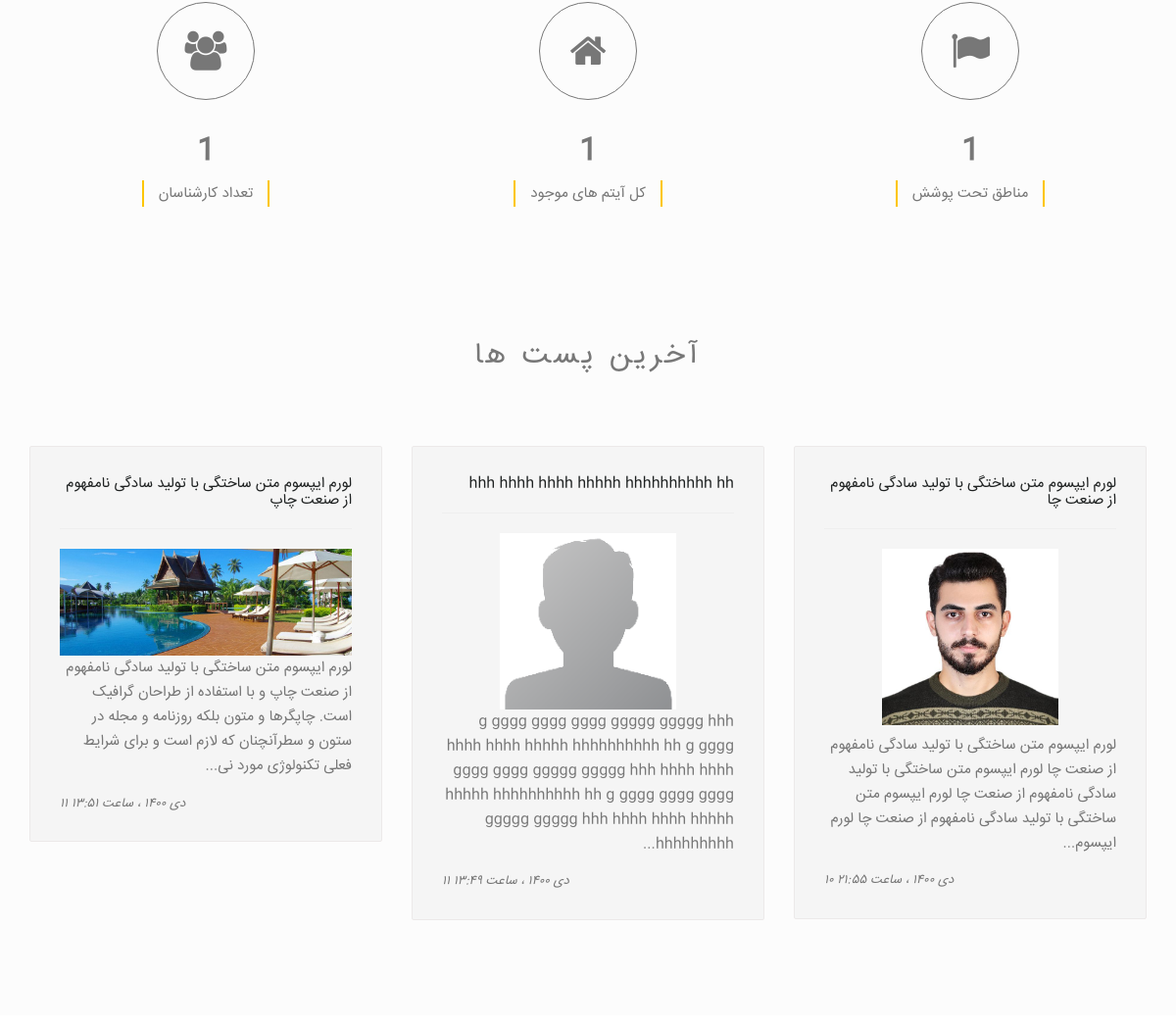
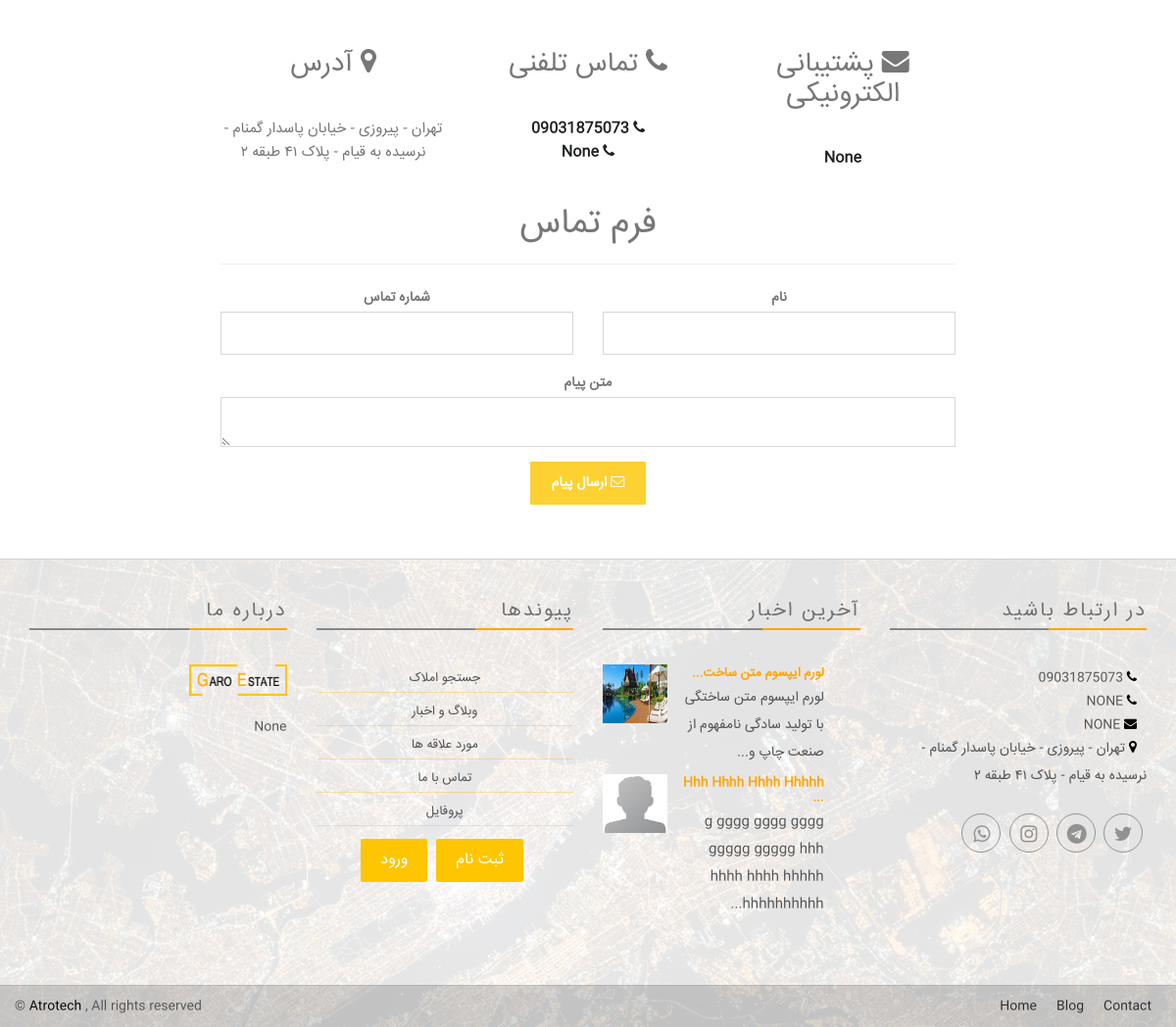
The app's page / (lower part), older data (2 pictures, top to bottom).
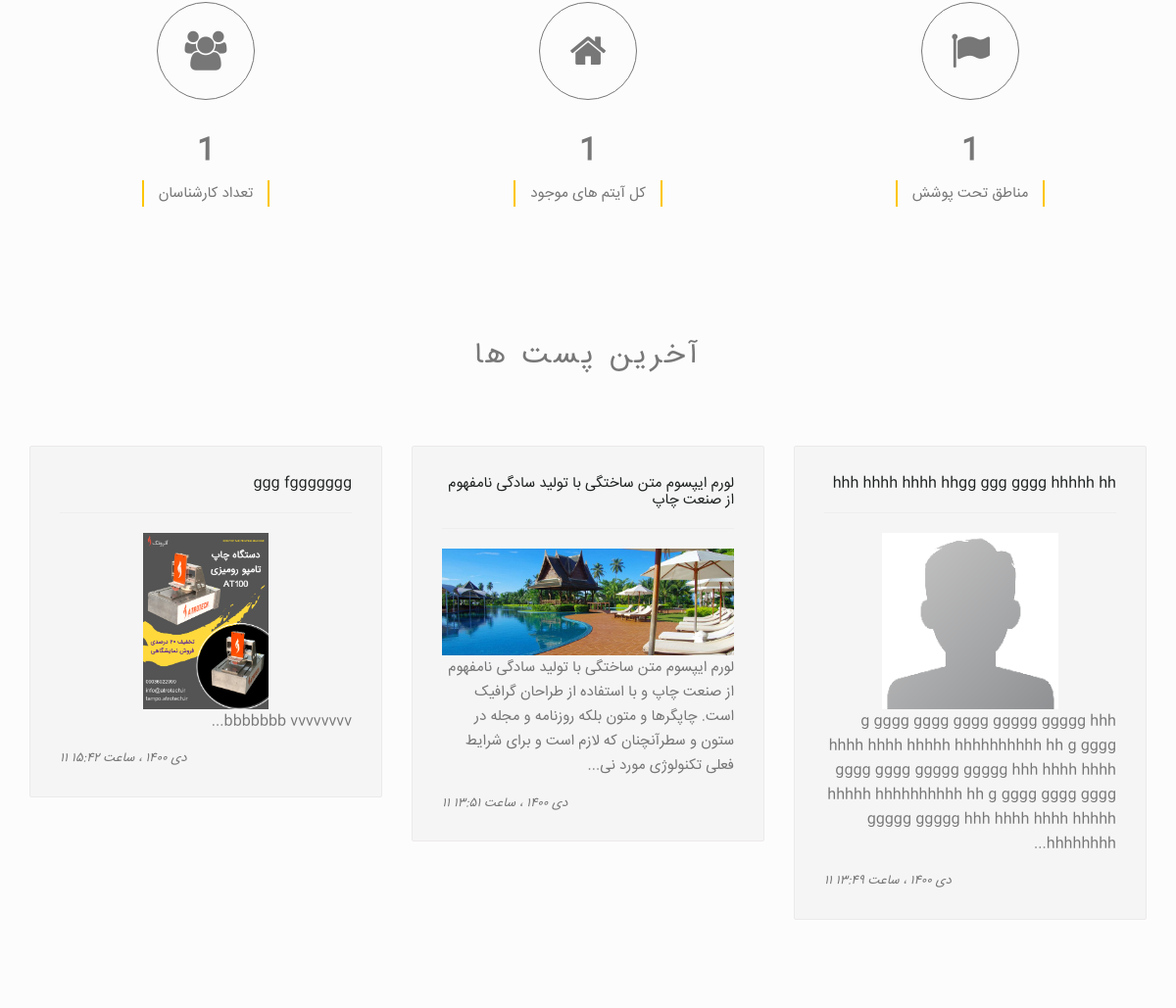
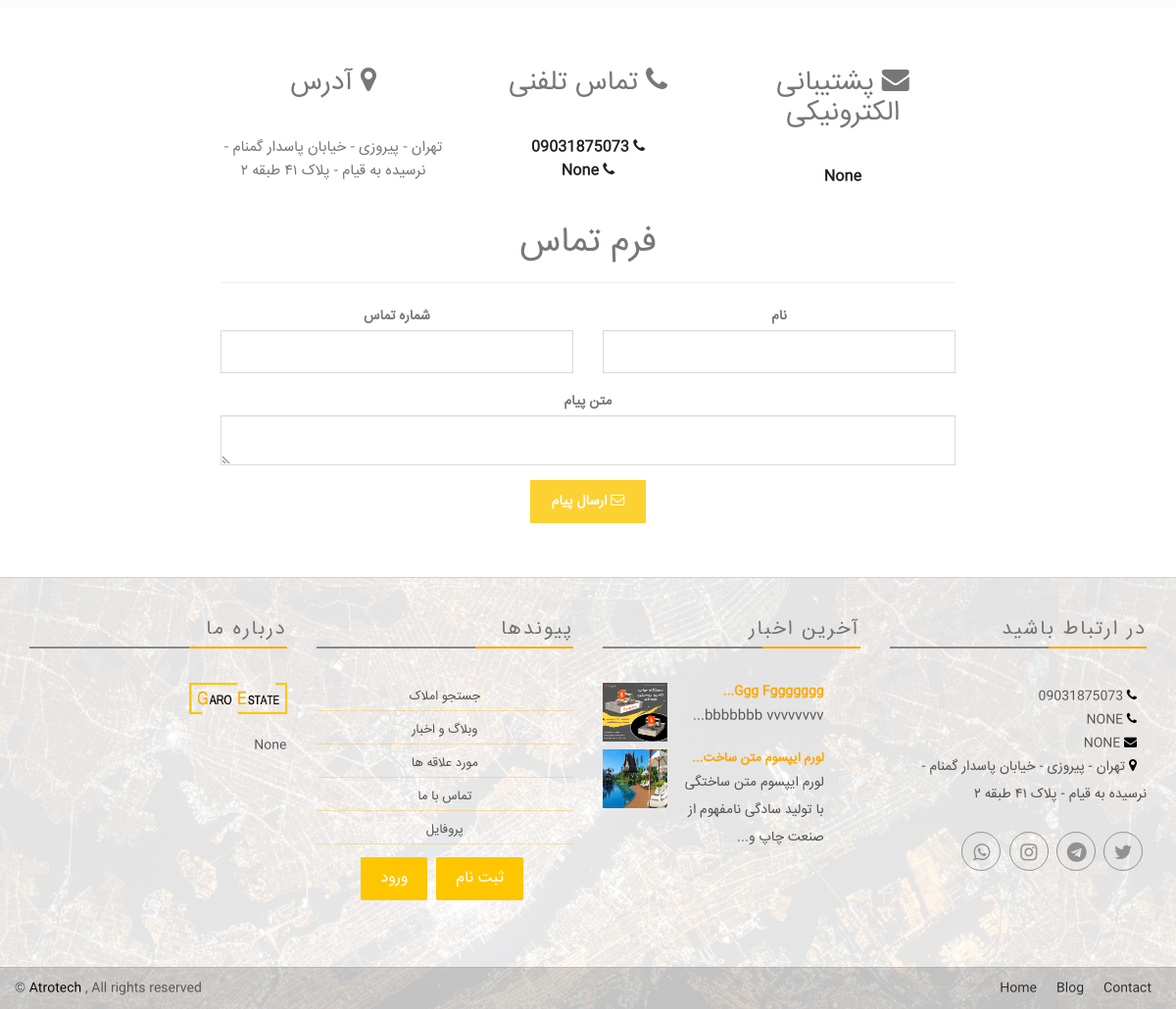
The same page, newer data (2 pictures, top to bottom).
### blogApp/models.py (models this page shows, shortened)
class Post(models.Model):
    title = models.CharField(max_length=255, verbose_name="عنوان")
    slug = models.SlugField(max_length=255, null=True, blank=True, verbose_name="نشانی پیوند (link)")
    author = models.ForeignKey(User, on_delete=models.CASCADE, verbose_name="نویسنده")
    img = models.ImageField(upload_to='blog', null=True, verbose_name="تصویر")
    body = RichTextField(blank=False, null=True, verbose_name="متن")
    comments = models.ManyToManyField(PostComment, blank=True, verbose_name="نظرات")
    post_date = models.DateTimeField(auto_now_add=True)
    category = models.ForeignKey(Categories, null=True, on_delete=models.PROTECT, related_name='category_set', verbose_name="دسته بندی")
    def j_post_date(self):
        return jalali_converter(self.post_date)
    class Meta:
      verbose_name = "پست"
      verbose_name_plural = "پست ها"

### app/views.py (the view)
# urls.py: path('', views.index, name='home'),
def index(request):
    img = models.Slider.objects.all()
    item_img = models.ItemImage.objects.all()
    items = models.Item.objects.filter(available=True).order_by("-date")[:11]
    all_items_count = models.Item.objects.filter(available=True).count()
    all_area_count = models.Area.objects.all().count()
    areas = models.Area.objects.all()
    fav = models.Fav.objects.all()
    context = {'img':img,
    'items':items,
    'item_img':item_img,
    'areas':areas,
    'fav':fav,
    'all_items_count':all_items_count,
    'all_area_count':all_area_count}
    return render(request, 'index.html', context)

### app/context_processor.py (called while the page is built)
def settings(request):
    return {
    'settings': models.Settings.objects.all().last() ,
    'latestpost_list' : Post.objects.all().order_by('-post_date')[:3] ,
    'footer_latestpost_list' : Post.objects.all().order_by('-post_date')[:2]
    }

### app/models.py (called while the page is built)
    def __str__(self):
        return str(self.name)

    def __str__(self):
        return str(self.buy_status +" "+ self.estate_status +" در "+ self.area.name )

    def get_absolute_url(self):
        return reverse('app:items_detail',args=[self.id])

### crm/context_processor.py (called while the page is built)
def notification(request):
    if request.user.is_superuser:
        return {
           'new_reqs': models.Order_request.objects.filter(status='جدید').order_by('-date_created') ,
           'new_req_counts': models.Order_request.objects.filter(status='جدید').count()
        }
    elif request.user.is_authenticated:
        return {
           'new_reqs': models.Order_request.objects.filter(status='جدید' , user__user=request.user ).order_by('-date_created') ,
           'new_req_counts': models.Order_request.objects.filter(status='جدید' , user__user=request.user ).count()
        }
    else:
        return { 'userProfile': None }

### templates/index.html (shortened to what the changed rows need)
{% extends "base.html" %}
{% load static %}
{% load humanize %}
{% block content %}
<div class="count-area">
    <div class="container">
        <div class="row">
            <div class="col-md-12 col-xs-12 percent-blocks m-main" data-waypoint-scroll="true">
                <div class="row">
                    <div class="col-sm-4 col-xs-6">
                        <div class="count-item">
                            <div class="chart">
                                <h2 class="percent"> {{ settings.experts_number }} </h2>
                            </div>
                        </div>
                    </div>
                    <div class="col-sm-4 col-xs-6">
                        <div class="count-item">
                            <div class="chart">
                                <h2 class="percent">{{all_items_count}}</h2>
                            </div>
                        </div>
                    </div>
                    <div class="col-sm-4 col-xs-6">
                        <div class="count-item">
                            <div class="chart">
                                <h2 class="percent">{{all_area_count}}</h2>
                            </div>
                        </div>
                    </div>
                </div>
            </div>
        </div>
    </div>
</div>
<div class="testimonial-area recent-property" style="background-color: #FCFCFC; padding-bottom: 15px;">
    <div class="container">
        <div class="row">
            <div class="col-md-10 col-md-offset-1 col-sm-12 text-center page-title">
                <h2> آخرین پست ها </h2>
            </div>
        </div>
        <div class="row">
            <div class="row testimonial">
                <div class="col-md-12">
                    <div id="testimonial-slider">
                       {% for post in latestpost_list %}
                        <div class="item">
                            <div class="client-text" dir="rtl">
                               <a href="{% url 'blog-detail' post.slug %}"> <h4> {{ post.title }} </h4> </a> <hr>
                               <div align="center"><a href="{% url 'blog-detail' post.slug %}"> <img style="max-height:180px;" src="{{post.img.url}}"> </a></div>
                                <p> {{post.body | slice:':200' | safe}}... </p>
                                <h4 dir="ltr"><i> {{ post.j_post_date }} </i></h4>
                            </div>
                        </div>
                       {% endfor %}
                    </div>
                </div>
            </div>
        </div>
    </div>
</div>
<div class="content-area recent-property padding-top-40" style="background-color: #FFF;">
    <div class="container" dir="rtl" align="center">
        <div class="row">
            <div class="col-md-8 col-md-offset-2">
                <div class="" id="contact1">
                    <h2> فرم تماس </h2> <hr>
                </div>
            </div>
        </div>
    </div>
</div>
{% endblock content %}

### templates/base.html (shortened to what the changed rows need)
{% load static %}
{% load bootstrap %}
<!DOCTYPE html>
<html class="no-js">
<head>
  <link rel="stylesheet" href="{% static 'assets/css/normalize.css' %}">
  <link rel="stylesheet" href="{% static 'assets/css/font-awesome.min.css' %}">
  <link rel="stylesheet" href="{% static 'assets/css/fontello.css">
  <link href="{% static 'assets/fonts/icon-7-stroke/css/pe-icon-7-stroke.css' %}" rel="stylesheet">
  <link href="{% static 'assets/fonts/icon-7-stroke/css/helper.css' %}" rel="stylesheet">
  <link href="{% static 'assets/css/animate.css' %}" rel="stylesheet" media="screen">
  <link rel="stylesheet" href="{% static 'assets/css/bootstrap-select.min.css' %}">
  <link rel="stylesheet" href="{% static 'bootstrap/css/bootstrap.min.css' %}">
  <link rel="stylesheet" href="{% static 'assets/css/icheck.min_all.css' %}">
  <link rel="stylesheet" href="{% static 'assets/css/price-range.css' %}">
  <link rel="stylesheet" href="{% static 'assets/css/owl.carousel.css' %}">
  <link rel="stylesheet" href="{% static 'assets/css/owl.theme.css' %}">
  <link rel="stylesheet" href="{% static 'assets/css/owl.transitions.css' %}">
  <link rel="stylesheet" href="{% static 'assets/css/style.css' %}">
  <link rel="stylesheet" href="{% static 'assets/css/responsive.css' %}">
  <link rel="stylesheet" href="https://cdnjs.cloudflare.com/ajax/libs/font-awesome/4.7.0/css/font-awesome.min.css">
</head>
<body>
{% block content %}{% endblock content %}
    <div class="footer-area">
    		<div class=" footer">
    				<div class="container">
    						<div class="row" align="right">
    								<div class="col-md-3 col-sm-6 wow fadeInRight animated">
    										<div class="single-footer">
    												<ul class="footer-blog">
                            {% for post in footer_latestpost_list %}
    														<li dir="rtl">
    																<div class="col-md-3 blg-thumb p0">
    																		<a href="{% url 'blog-detail' post.slug %}"> <img src="{{post.img.url}}"> </a>
    																</div>
    																<div class="col-md-8  col-sm-8 col-xs-8  blg-entry">
    																		<h6> <a href="{% url 'blog-detail' post.slug %}"> {{ post.title | slice:':20' | safe}}... </a></h6>
    																		{{post.body | slice:':65' | safe}}...
    																</div>
    														</li> <br>
                            {% endfor %}
    												</ul>
    										</div>
    								</div>
    						</div>
    				</div>
    		</div>
    </div>
</body>
</html>

Row changes from the older to the newer data that the page shows:
no longer on this page (row unchanged): Post: title "لورم ایپسوم متن ساختگی با تولید سادگی نامفهوم از صنعت چا", img (picture), body "لورم ایپسوم متن ساختگی با تولید سادگی نامفهوم از صنعت چا لورم ایپسوم متن ساختگی با تولید سادگی نامفهوم از صنعت چا لورم ایپسوم متن ساختگی با تولید سادگی نامفهوم از صنعت چا لورم ایپسوم", j_post_date "۱۰ دی ۱۴۰۰ ، ساعت ۲۱:۵۵", shown under "آخرین پست ها"
no longer on one of the page's lists (row edited): Post: title "Hhh Hhhh Hhhh Hhhhh", body "g gggg gggg gggg ggggg ggggg hhh hhhh hhhh hhhhh hhhhhhhhhh"
added Post: title "ggg fggggggg", img (picture), body "bbbbbbb vvvvvvvv", j_post_date "۱۱ دی ۱۴۰۰ ، ساعت ۱۵:۴۲", title "Ggg Fggggggg"
changed Post "۱۱ دی ۱۴۰۰ ، ساعت ۱۳:۴۹": title "hhh hhhh hhhh hhhhh hhhhhhhhhh hh" → "hhh hhhh hhhh hhgg ggg gggg hhhhh hh"; body "…hhh hhhh hhhh hhhhh hhhhhhhhh" → "…hhh hhhh hhhh hhhhh hhhhhhhh"
